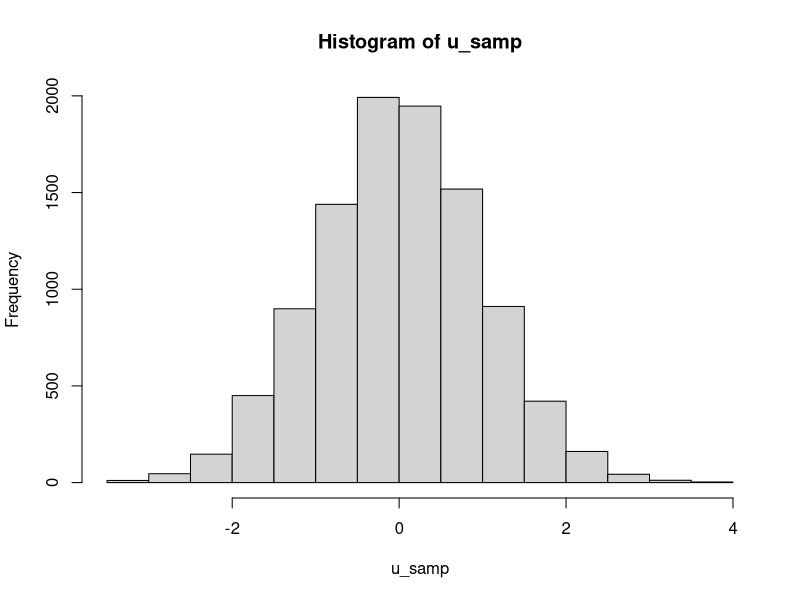
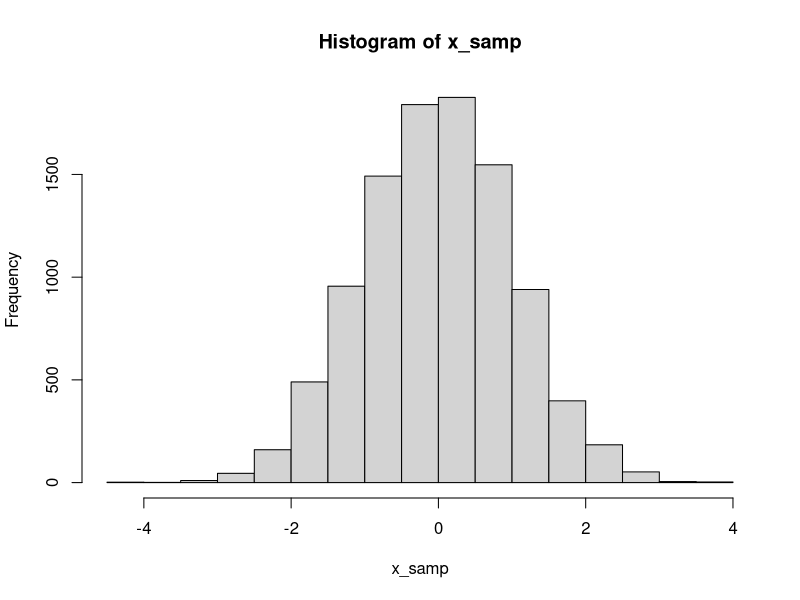
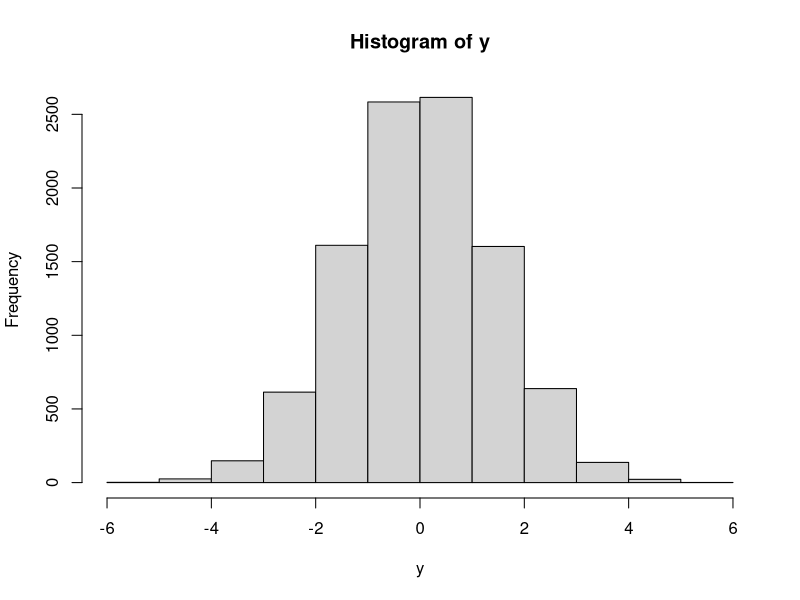
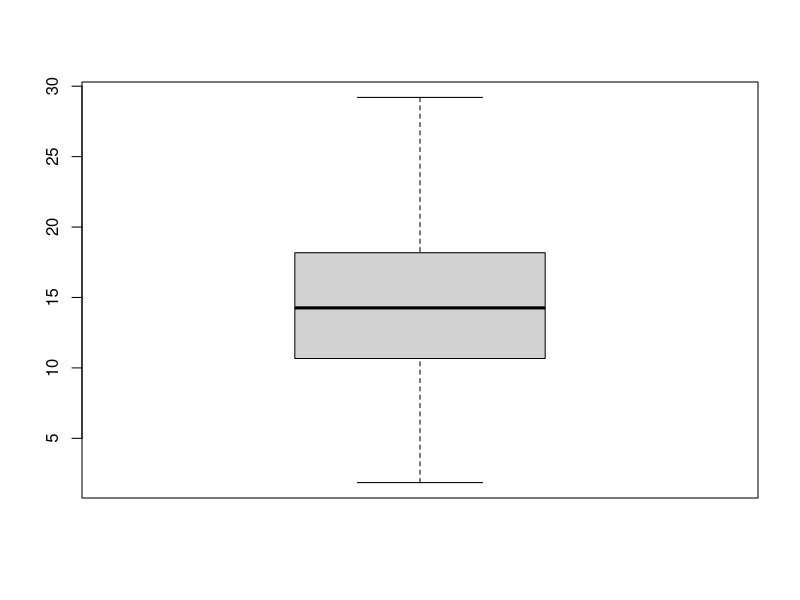
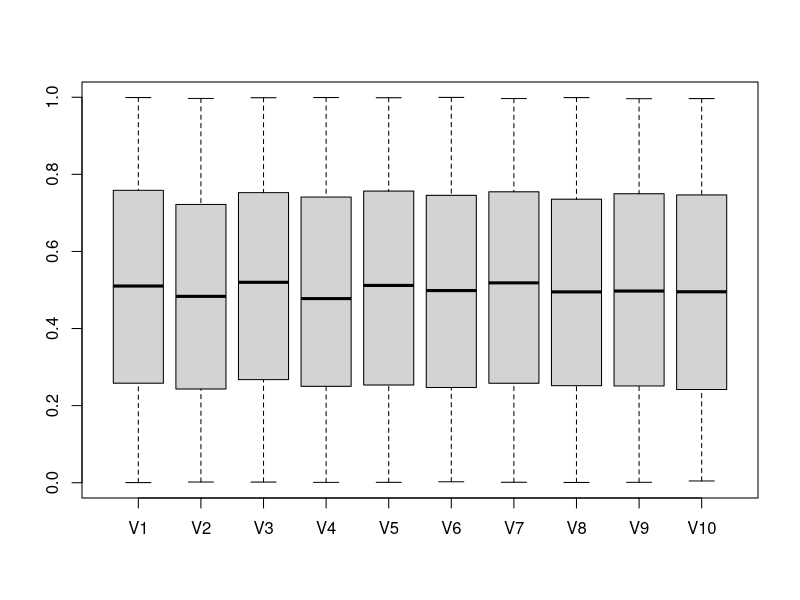
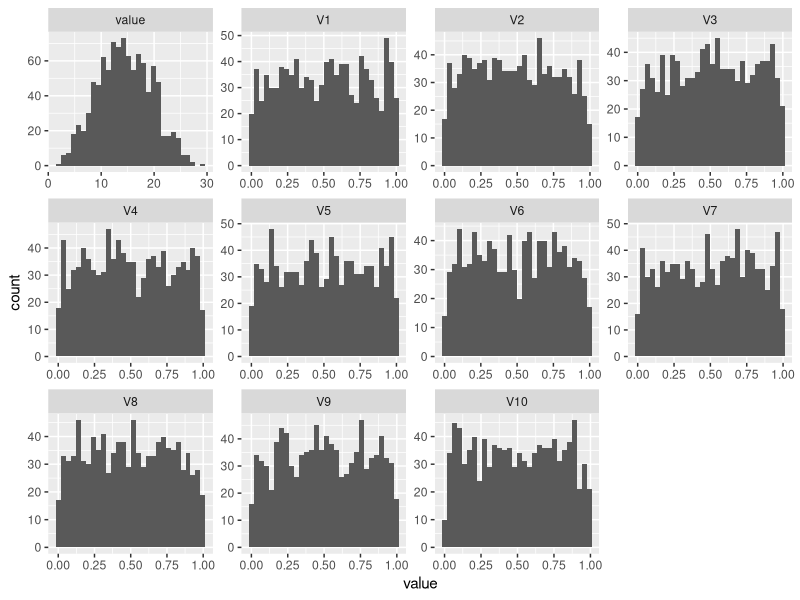

R code for these plots, in order:
## ---- chunk 1

set.seed(1234)
n <- 10000
u_samp <- rnorm(n)
x_samp <- rnorm(n)
y <- x_samp + u_samp
hist(u_samp)
hist(x_samp)
hist(y)

## ---- chunk 2

library(tidyverse)
library(reshape2)

set.seed(1234)


dat_frame  <- mlbench::mlbench.friedman1(n = 1000, sd = 1) 
dat_x  <- dat_frame$x %>% 
	as_tibble()
dat_y <- dat_frame$y %>% 
	as_tibble()

dat <- cbind(dat_y, dat_x)

# summary statistics
summary(dat)

# boxplots
boxplot(dat$value)
boxplot(dat[,2:11])

# density plots of vars

#Convert wide to long
melt.dat <- reshape2::melt(dat)

# plot densities
ggplot(data = melt.dat, aes(x = value)) + 
	geom_histogram() + 
	facet_wrap(~variable, scales = "free")

# divide into training and test
train.index <- sample(nrow(dat), nrow(dat)*0.75)

train.dat <- dat[train.index, ]
test.dat <- dat[-train.index, ]

true.train.index <- sample(nrow(train.dat), nrow(train.dat)*0.75)

true.train.dat <- train.dat[true.train.index, ]
validate.dat <- train.dat[-true.train.index, ]



